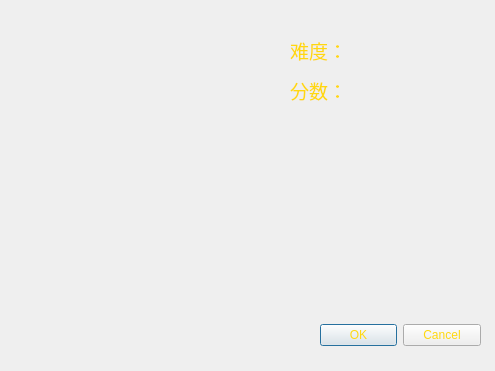
<?xml version="1.0" encoding="UTF-8"?>
<ui version="4.0">
 <class>endDialog</class>
 <widget class="QDialog" name="endDialog">
  <property name="geometry">
   <rect>
    <x>0</x>
    <y>0</y>
    <width>495</width>
    <height>371</height>
   </rect>
  </property>
  <property name="windowTitle">
   <string>Dialog</string>
  </property>
  <property name="styleSheet">
   <string notr="true">color: rgb(255, 216, 16);
background-image: url(:/star/images/enddialog.jpg);
font: 75 9pt &quot;微软雅黑&quot;;</string>
  </property>
  <widget class="QDialogButtonBox" name="buttonBox">
   <property name="geometry">
    <rect>
     <x>320</x>
     <y>310</y>
     <width>161</width>
     <height>51</height>
    </rect>
   </property>
   <property name="orientation">
    <enum>Qt::Horizontal</enum>
   </property>
   <property name="standardButtons">
    <set>QDialogButtonBox::Cancel|QDialogButtonBox::Ok</set>
   </property>
  </widget>
  <widget class="QLabel" name="label">
   <property name="geometry">
    <rect>
     <x>290</x>
     <y>40</y>
     <width>131</width>
     <height>21</height>
    </rect>
   </property>
   <property name="styleSheet">
    <string notr="true">background:transparent;
font:14pt;
color: rgb(255, 216, 16);
</string>
   </property>
   <property name="text">
    <string>难度：</string>
   </property>
  </widget>
  <widget class="QLabel" name="label_2">
   <property name="geometry">
    <rect>
     <x>290</x>
     <y>80</y>
     <width>131</width>
     <height>21</height>
    </rect>
   </property>
   <property name="styleSheet">
    <string notr="true">background:transparent;
font:14pt;
color: rgb(255, 216, 16);</string>
   </property>
   <property name="text">
    <string>分数：</string>
   </property>
  </widget>
 </widget>
 <resources/>
 <connections>
  <connection>
   <sender>buttonBox</sender>
   <signal>accepted()</signal>
   <receiver>endDialog</receiver>
   <slot>accept()</slot>
   <hints>
    <hint type="sourcelabel">
     <x>248</x>
     <y>254</y>
    </hint>
    <hint type="destinationlabel">
     <x>157</x>
     <y>274</y>
    </hint>
   </hints>
  </connection>
  <connection>
   <sender>buttonBox</sender>
   <signal>rejected()</signal>
   <receiver>endDialog</receiver>
   <slot>reject()</slot>
   <hints>
    <hint type="sourcelabel">
     <x>316</x>
     <y>260</y>
    </hint>
    <hint type="destinationlabel">
     <x>286</x>
     <y>274</y>
    </hint>
   </hints>
  </connection>
 </connections>
</ui>
